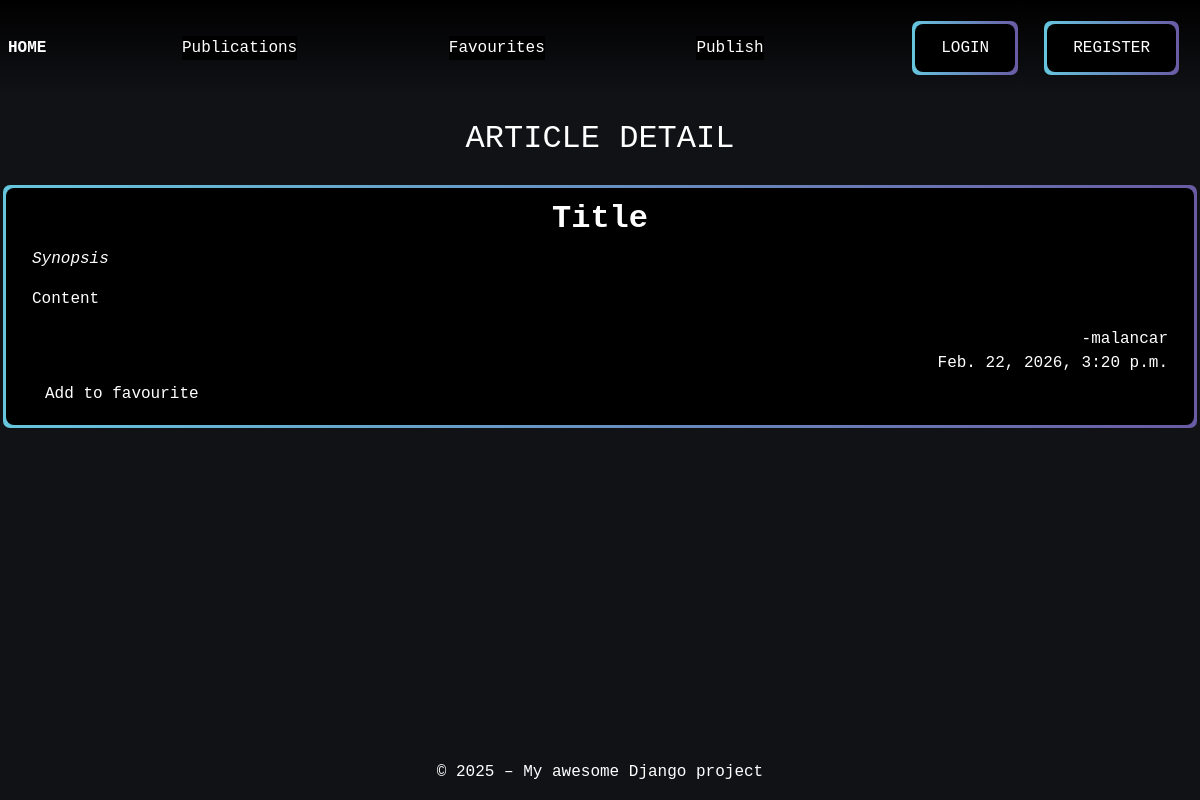
Screenshot of /articles/31/ with the database file from the repository.
### articles/models.py (models this page shows, shortened)
class Article(models.Model):
    title = models.CharField(max_length=64, null=False)
    author = models.ForeignKey(
        settings.AUTH_USER_MODEL,
        on_delete=models.CASCADE,
        related_name="article",
        null=False
    )
    created = models.DateTimeField(auto_now_add=True, null=False)
    synopsis = models.CharField(max_length=312, null=False)
    content = models.TextField(null=False)

### articles/views.py (the view)
# urls.py: path('<int:pk>/', ArticleDetailView.as_view(), name='article-detail'),
class ArticleDetailView(DetailView):
    model = Article
    template_name = "articles/detail.html"
    context_object_name = "article"
    ordering = ['-created']

### articles/templates/articles/detail.html (shortened to what this page needs)
{% extends "base.html" %}
{% load static %}
{% block extra_css %}
 <link rel="stylesheet" href="{% static 'articles/css/articles.css' %}">
{% endblock %}
{% block content %}
<div class="page-content">
    <h2 class="text-center m-4">ARTICLE DETAIL</h2>
    <div class="detail-container div-wrapper">
        <div class="div-overlay d-flex flex-column">
            <h2 class="fw-bold text-center">{{ article.title }}</h2>
            <p class="fst-italic"> {{ article.synopsis}} </p>
            <div>
                <p>{{ article.content }}</p>
            </div>
            <div class="d-flex flex-column text-end">
                <span>-{{ article.author }}</span>
                <span> {{ article.created }}</span>
            </div>
            <form method="post" action="{% url 'articles:add-favourite' article.pk %}">
                <button class="btn" type="submit">Add to favourite</button>
            </form>
        </div>
    </div>
</div>
{% endblock %}

### static/css/style.css (style rules this page uses)
:root { --blue: #66C6DE; --purple: #695BA4; }
html, body { background-color: #111216; width: 100%; height: 100%; font-family: 'Courier New', Courier, monospace; ; }
.btn-wrapper, .div-wrapper { position: relative; display: flex; align-items: center; margin: 10px; padding: 3px; background-clip: padding-box, border-box; border:3px solid transparent; font-size: 16px; color: white; background-color: transparent; border-radius: 10px; border: 3px solid transparent; background-image: linear-gradient(90deg, var(--blue), var(--purple)); }
.btn-overlay, .div-overlay { display: flex; justify-content: center; justify-items: center; width: 100%; position: relative; padding: 12px 26px; font-size: 16px; color: white; background-color: black; border: none; border-radius: 8px; transition: background-color 0.3s ease, transform 0.2s ease; outline: none; box-shadow: none; }
.btn { transition: all 0.2s ease-in-out; cursor: pointer; color: white; }

### articles/static/articles/css/articles.css (style rules this page uses)
@media (min-width: 1200px) { .detail-container { width: 1200px; } }

### rows the page displays
Article: title "Title", synopsis "Synopsis", content "Content", author "malancar", created "Feb. 22, 2026, 3:20 p.m."
